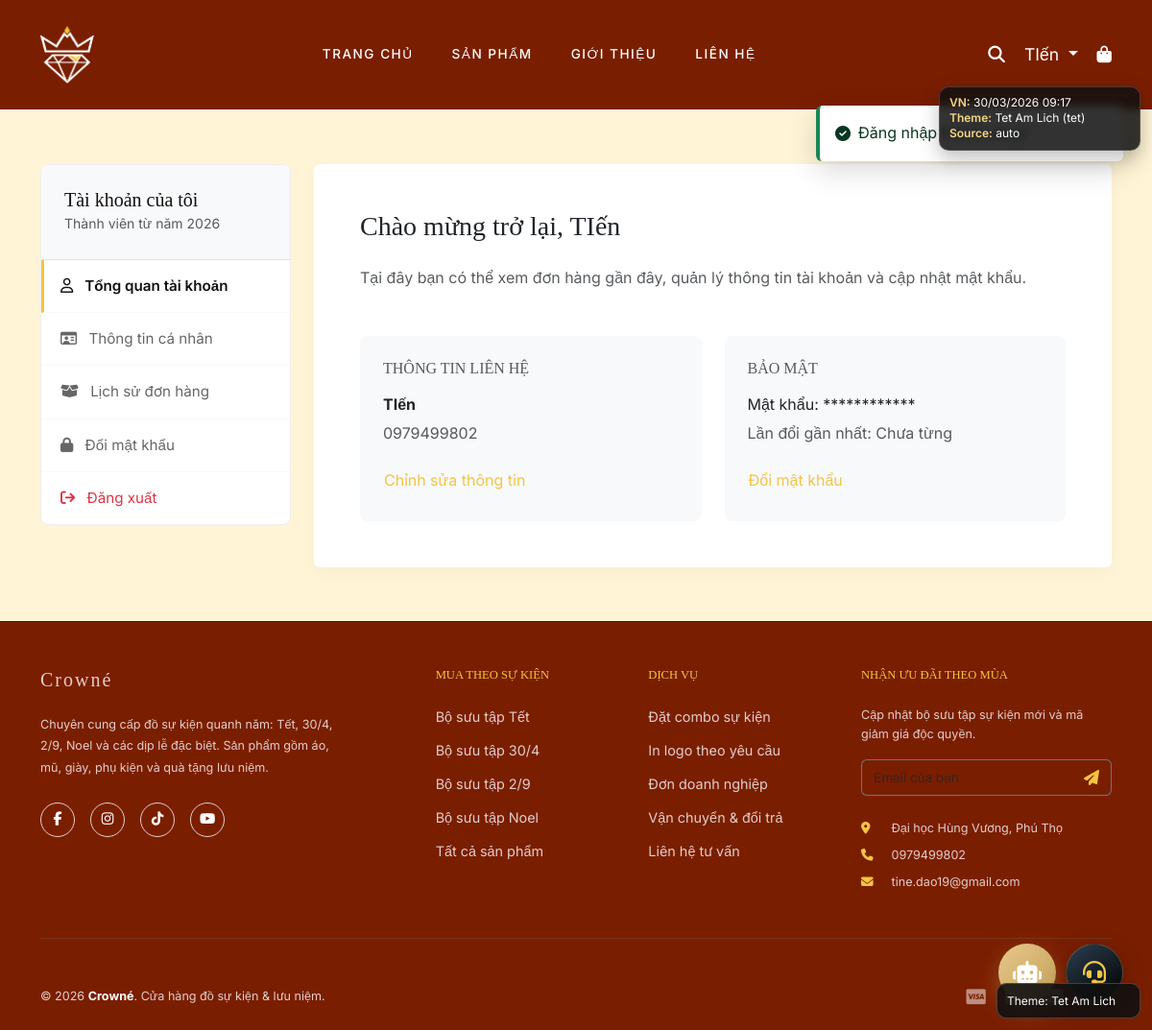
The app's page /profile.php (signed in) with its own data.
### tables this page shows
CREATE TABLE `users` (
  `id` int(11) NOT NULL,
  `name` varchar(100) DEFAULT NULL,
  `email` varchar(100) DEFAULT NULL,
  `phone` varchar(20) NOT NULL,
  `password` varchar(255) NOT NULL,
  `password_length` int(11) NOT NULL,
  `created_at` timestamp NULL DEFAULT current_timestamp()
);

### config/database.php (called while the page is built, shortened)
<?php
try {
    $conn = new PDO(
        "mysql:host={$_ENV['DB_HOST']};dbname={$_ENV['DB_NAME']};charset=utf8mb4",
        $_ENV['DB_USER'],
        $_ENV['DB_PASS'],
        [
            PDO::ATTR_ERRMODE            => PDO::ERRMODE_EXCEPTION,
            PDO::ATTR_DEFAULT_FETCH_MODE => PDO::FETCH_ASSOC,
            PDO::ATTR_EMULATE_PREPARES   => false
        ]
    );
} catch (PDOException $e) {
    die("Connection failed: " . $e->getMessage());
}
function hasTable(string $table): bool {
    global $conn;
    static $cache = [];
    $table = trim($table);
    try {
        $stmt = $conn->prepare(
            "SELECT COUNT(*)
             FROM information_schema.TABLES
             WHERE TABLE_SCHEMA = DATABASE()
               AND TABLE_NAME = :table_name"
        );
        $stmt->execute([':table_name' => $table]);
        $cache[$table] = ((int)$stmt->fetchColumn()) > 0;
    } catch (Throwable $e) {
        $cache[$table] = false;
    }
    return $cache[$table];
}
function getData(string $table, array $options = []): array {
    global $conn;
    if (!hasTable($table)) {
        return [];
    }
    $sql = "SELECT " . ($options['select'] ?? '*') . " FROM `$table`";
    $params = [];
    $where = [];
    if (!empty($options['where'])) {
        foreach ($options['where'] as $col => $val) {
            $key = ":w_$col";
            $where[] = "`$col` = $key";
            $params[$key] = $val;
        }
    }
    if (!empty($where)) {
        $sql .= " WHERE " . implode(' AND ', $where);
    }
    if (!empty($options['order_by'])) {
        $sql .= " ORDER BY " . $options['order_by'];
    }
    if (isset($options['limit'])) {
        $sql .= " LIMIT " . (int)$options['limit'];
    }
    try {
        $stmt = $conn->prepare($sql);
        $stmt->execute($params);
        return $stmt->fetchAll();
    } catch (Throwable $e) {
        if (isMissingTableError($e)) {
            return [];
        }
        throw $e;
    }
}

### profile.php (the view, shortened to what this page needs)
<?php
require 'config/database.php';
$userId = $_SESSION['user_id'];
$users = getData('users', ['where' => ['id' => $userId], 'limit' => 1]);
$user = $users[0] ?? null;
$currentTab = $_GET['tab'] ?? 'overview';
include 'includes/header.php';
?>
<div class="container py-5 fade-in-page">
    <div class="row mt-2 mb-2">
        <div class="col-lg-3 mb-4">
            <div class="dashboard-sidebar">
                <div class="p-4 border-bottom bg-light">
                    <h5 class="font-heading mb-0">Tài khoản của tôi</h5>
                    <small class="text-muted">Thành viên từ năm <?= date('Y', strtotime($user['created_at'] ?? 'now')) ?></small>
                </div>
                <nav class="nav flex-column">
                    <a href="#" class="dashboard-nav-link <?= $currentTab === 'overview' ? 'active' : '' ?>" data-tab="overview">
                        <i class="fa-regular fa-user me-2"></i> Tổng quan tài khoản
                    </a>
                    <a href="#" class="dashboard-nav-link <?= $currentTab === 'info' ? 'active' : '' ?>" data-tab="info">
                        <i class="fa-regular fa-id-card me-2"></i> Thông tin cá nhân
                    </a>
                    <a href="#" class="dashboard-nav-link <?= $currentTab === 'orders' ? 'active' : '' ?>" data-tab="orders">
                        <i class="fa-solid fa-box-open me-2"></i> Lịch sử đơn hàng
                    </a>
                    <a href="#" class="dashboard-nav-link <?= $currentTab === 'password' ? 'active' : '' ?>" data-tab="password">
                        <i class="fa-solid fa-lock me-2"></i> Đổi mật khẩu
                    </a>
                    <a href="logout.php" class="dashboard-nav-link text-danger">
                        <i class="fa-solid fa-arrow-right-from-bracket me-2"></i> Đăng xuất
                    </a>
                </nav>
            </div>
        </div>
        <div class="col-lg-9">
            <div class="card dashboard-card border-0 h-100">
                <div class="card-body p-4 p-lg-5">
                    <div id="tab-overview" class="tab-section <?= $currentTab === 'overview' ? '' : 'd-none' ?>">
                        <h3 class="font-heading mb-4">Chào mừng trở lại, <span class="user-name-display"><?= htmlspecialchars($user['name'] ?? 'Khách hàng') ?></span></h3>
                        <p class="text-muted mb-5">Tại đây bạn có thể xem đơn hàng gần đây, quản lý thông tin tài khoản và cập nhật mật khẩu.</p>
                        <div class="row g-4">
                            <div class="col-md-6">
                                <div class="p-4 bg-light rounded-3 h-100">
                                    <h6 class="text-uppercase letter-spacing-1 mb-3 text-muted">Thông tin liên hệ</h6>
                                    <p class="mb-1"><strong class="user-name-display"><?= htmlspecialchars($user['name'] ?? 'Chưa cập nhật') ?></strong></p>
                                    <p class="mb-0 text-muted"><?= htmlspecialchars($user['phone']) ?></p>
                                    <a href="#" class="btn btn-link px-0 text-decoration-none mt-3 tab-trigger" data-target="info" style="color: var(--accent-color)">Chỉnh sửa thông tin</a>
                                </div>
                            </div>
                            <div class="col-md-6">
                                <div class="p-4 bg-light rounded-3 h-100">
                                    <h6 class="text-uppercase letter-spacing-1 mb-3 text-muted">Bảo mật</h6>
                                    <p class="mb-1">Mật khẩu: ************</p>
                                    <p class="mb-0 text-muted">Lần đổi gần nhất: Chưa từng</p>
                                    <a href="#" class="btn btn-link px-0 text-decoration-none mt-3 tab-trigger" data-target="password" style="color: var(--accent-color)">Đổi mật khẩu</a>
                                </div>
                            </div>
                        </div>
                    </div>
                </div>
            </div>
        </div>
    </div>
</div>
<?php include 'includes/footer.php'; ?>

### assets/css/style.css (style rules this page uses)
:root { --primary-color: #111111; --secondary-color: #666666; --accent-color: #c5a059; --bg-light: #f8f9fa; --font-heading: 'Playfair Display', serif; --font-body: 'Inter', sans-serif; --shell-bg: #ffffff; --shell-text: #111111; --shell-muted: rgba(17, 17, 17, 0.7); }
html { scroll-behavior: smooth; }
body { font-family: var(--font-body); color: var(--primary-color); background-color: #fff; line-height: 1.6; transition: color 0.3s ease, background-color 0.3s ease; animation: fadeIn 0.6s ease-in-out; display: flex; flex-direction: column; min-height: 100vh; }
h1, h2, h3, h4, h5, h6, .navbar-brand { font-family: var(--font-heading); }
.fade-in-page { animation: fadeInPage 0.5s cubic-bezier(0.25, 0.46, 0.45, 0.94) forwards; }
.dashboard-sidebar { background: #fff; border: 1px solid #eee; border-radius: 8px; overflow: hidden; }
.dashboard-nav-link { display: block; padding: 15px 20px; color: var(--secondary-color); text-decoration: none; border-bottom: 1px solid #f8f9fa; transition: all 0.3s ease; font-size: 0.95rem; }
.dashboard-nav-link:last-child { border-bottom: none; }
.dashboard-nav-link.active { background-color: #fff; color: var(--primary-color); font-weight: 600; border-left: 3px solid var(--accent-color); padding-left: 17px; }
.dashboard-card { border: 1px solid #eee; box-shadow: 0 5px 15px rgba(0,0,0,0.03); }

### assets/css/themes/tet.css (style rules this page uses)
body.theme-tet { background: #fff4d6; }
.theme-tet { --accent-color: #f4c542; --shell-bg: #7a1e00; --shell-text: #ffffff; --shell-muted: rgba(255, 255, 255, 0.78); }

### records on screen
users: created_at "2026", name "TIến", phone "0979499802"

### other values on screen
$_SESSION['name'] "TIến"
$vnNow->format('d/m/Y H:i') "30/03/2026 09:17"
$THEME['name'] "Tet Am Lich"
$THEME['slug'] "tet"
$themeSource "auto"
$_ENV['APP_NAME'] "Crowné"
$_ENV['ADDRESS_ADMIN'] "Đại học Hùng Vương, Phú Thọ"
$_ENV['PHONE_ADMIN'] "0979499802"
$_ENV['EMAIL_ADMIN'] "tine.dao19@gmail.com"
$currentThemeName "Tet Am Lich"
